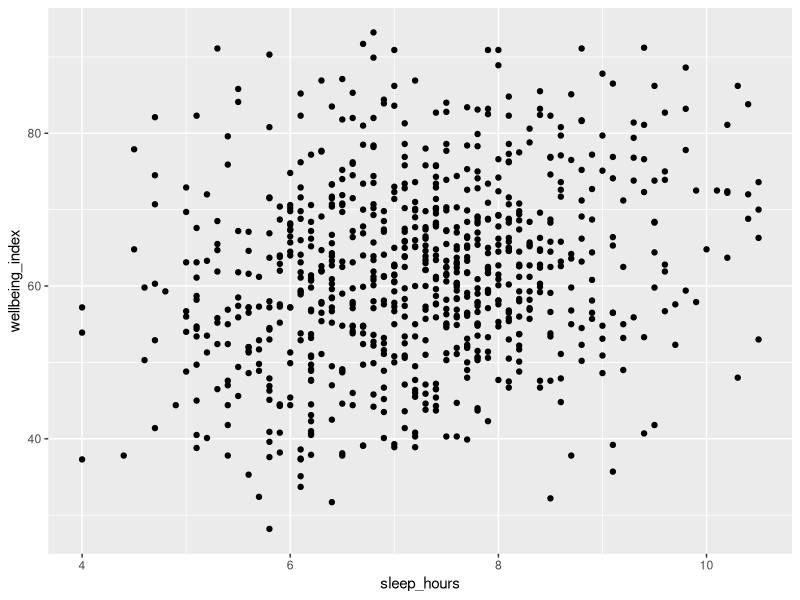
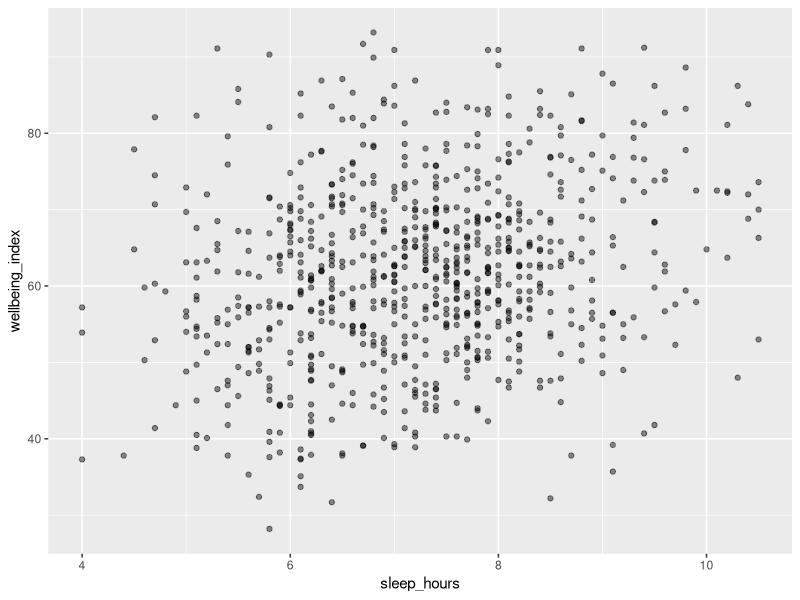
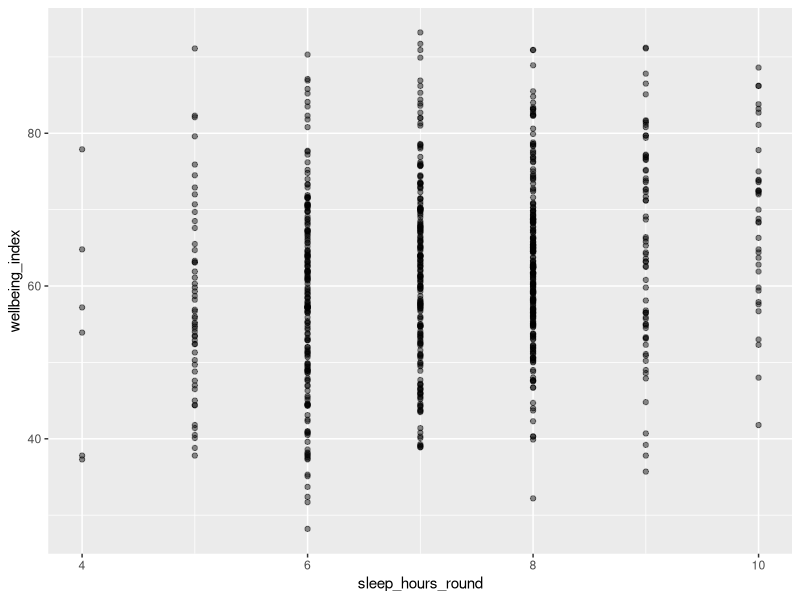
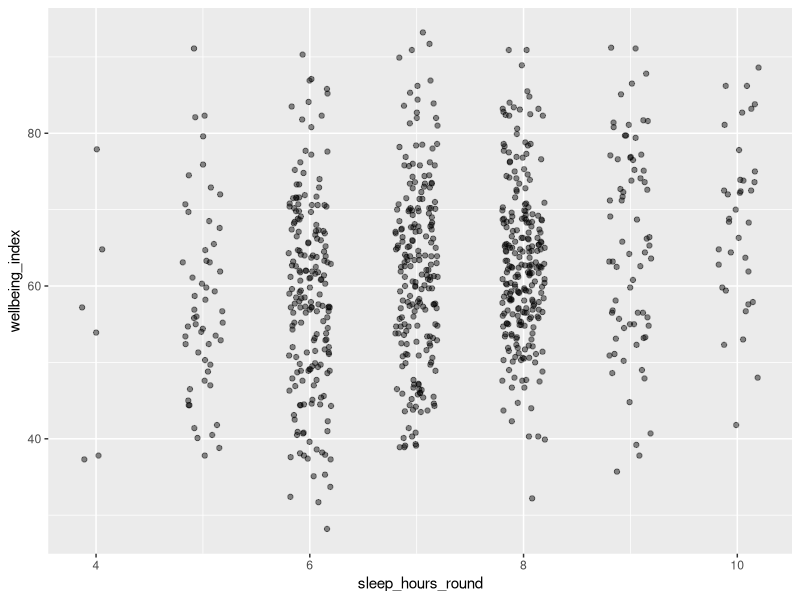
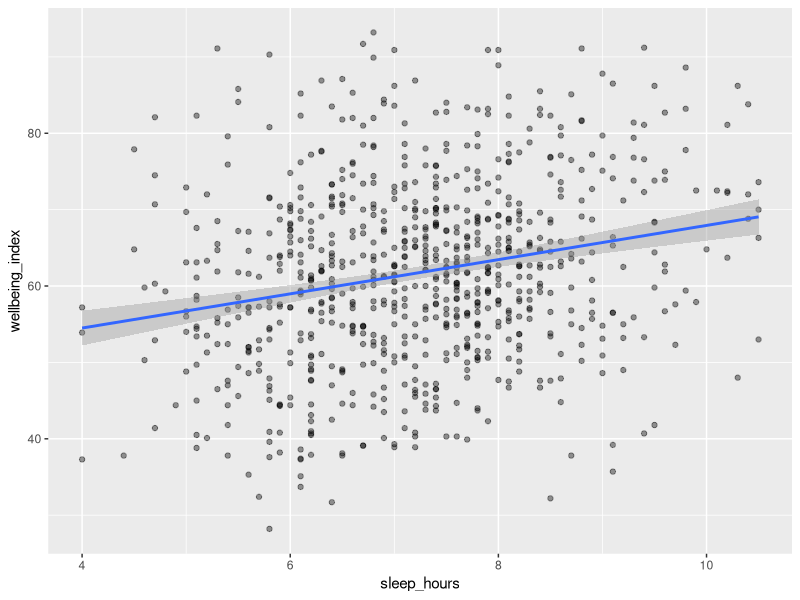
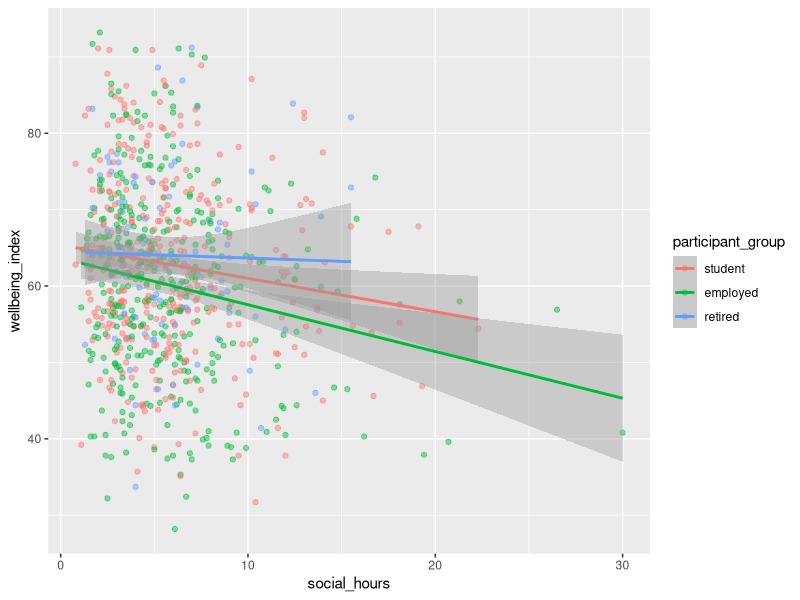
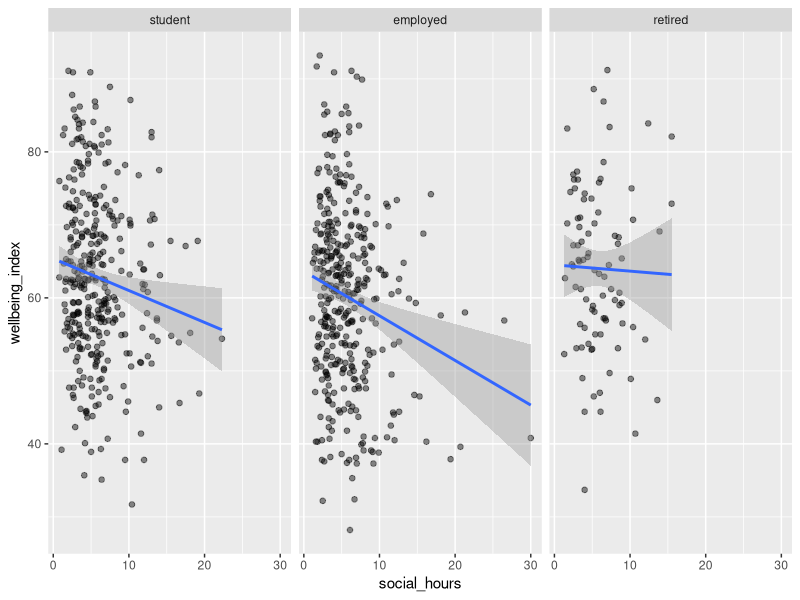
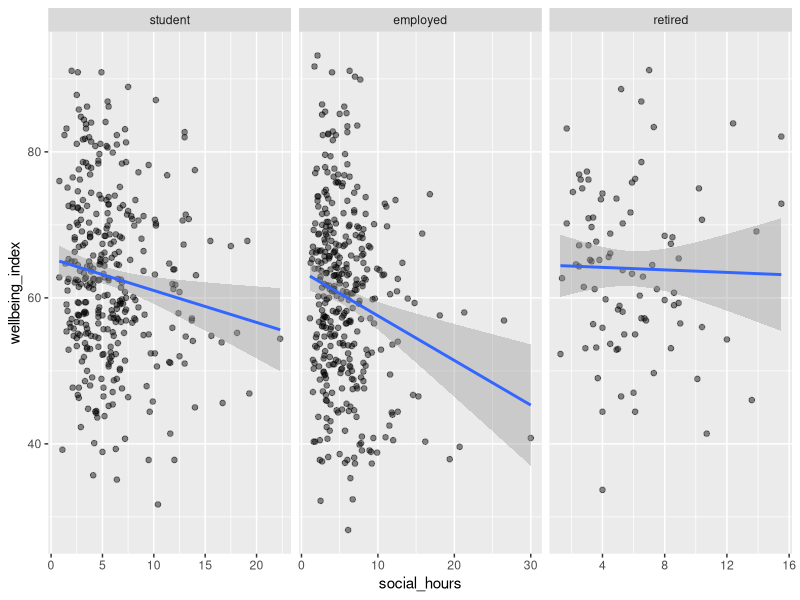

The R source for these figures, in order: (Note: this script raises an error after producing the figures.)
## ---- chunk 1
#| include: false
library(tidyverse)
library(here)
## ---- chunk 2
#| include: false
well_p <- read_csv(here("data-vis",  "data", "wellbeing_primary.csv"))
well_s <- read_csv(here("data-vis",  "data", "wellbeing_secondary.csv"))
## ---- chunk 3
head(well_p)
head(well_s)
## ---- chunk 4
well_p <- well_p %>%
  mutate(participant_group = factor(participant_group, levels = c("student", "employed", "retired")))
## ---- chunk 5
#| echo: false
ggplot(well_p, aes(x = sleep_hours, y = wellbeing_index)) +
  geom_point()
## ---- chunk 6
#| echo: false
ggplot(well_p, aes(sleep_hours, wellbeing_index)) +
  geom_point(alpha = 0.45)
## ---- chunk 7
well_p <- well_p %>%
  mutate(sleep_hours_round = round(sleep_hours, 0))
## ---- chunk 8
#| echo: false
ggplot(well_p, aes(sleep_hours_round, wellbeing_index)) +
  geom_point(alpha = 0.45)
## ---- chunk 9
#| echo: false
ggplot(well_p, aes(sleep_hours_round, wellbeing_index)) +
  geom_point(alpha = 0.45, position = position_jitter(width = .2, height = 0))
## ---- chunk 10
#| echo: false
ggplot(well_p, aes(sleep_hours, wellbeing_index)) +
  geom_point(alpha = 0.4) +
  geom_smooth(method = "lm")
## ---- chunk 11
#| echo: false
ggplot(well_p, aes(social_hours, wellbeing_index)) +
  geom_point(aes(color = participant_group), alpha = 0.45) +
  geom_smooth(aes(color = participant_group), method = "lm")
## ---- chunk 12
#| echo: false
ggplot(well_p, aes(social_hours, wellbeing_index)) +
  facet_wrap(~ participant_group) +
  geom_point(alpha = 0.45, size = 1.6) +
  geom_smooth(method = "lm")
## ---- chunk 13
#| echo: false
ggplot(well_p, aes(social_hours, wellbeing_index)) +
  facet_wrap(~ participant_group, scales = "free_x") +
  geom_point(alpha = 0.45, size = 1.6) +
  geom_smooth(method = "lm")
## ---- chunk 14
#| include: false
well_join <- well_s %>%
  left_join(well_p, by = "participant_id")
## ---- chunk 15
head(well_join)
## ---- chunk 16
well_join <- well_join %>%
  mutate(in_person_band = case_when(
    in_person_hours > median(in_person_hours)   ~ "High",
    TRUE                  ~ "Low"
  )) %>%
  mutate(in_person_band = factor(in_person_band, levels = c("High", "Low")))
## ---- chunk 17
#| echo: false
ggplot(well_join, aes(social_hours, wellbeing_90d)) +
  facet_wrap(~ in_person_band) +
  geom_point(alpha = 0.45, size = 1.6) +
  geom_smooth(method = "lm")
## ---- chunk 18
#| echo: false
well_num <- well_join %>% 
  dplyr::select(where(is.numeric)) %>%
  dplyr::select(-sleep_hours_round)
cor_mat <- cor(well_num, use = "pairwise.complete.obs") %>% round(2)
cor_mat[1:6, 1:6]
## ---- chunk 19
#| echo: false
cor_tidy <- cor_mat %>%
  as.data.frame() %>%
  tibble::rownames_to_column("var1") %>%
  tidyr::pivot_longer(-var1, names_to = "var2", values_to = "r")

head(cor_tidy)
## ---- chunk 20
#| echo: false
ggplot(cor_tidy, aes(var1, var2, fill = r)) +
  geom_tile(color = "white") +
  scale_fill_gradient2(low = "blue", mid = "white", high = "red",
                       midpoint = 0, limits = c(-1, 1), name = "r") +
  theme(axis.text.x = element_text(angle = 45, hjust = 1))
